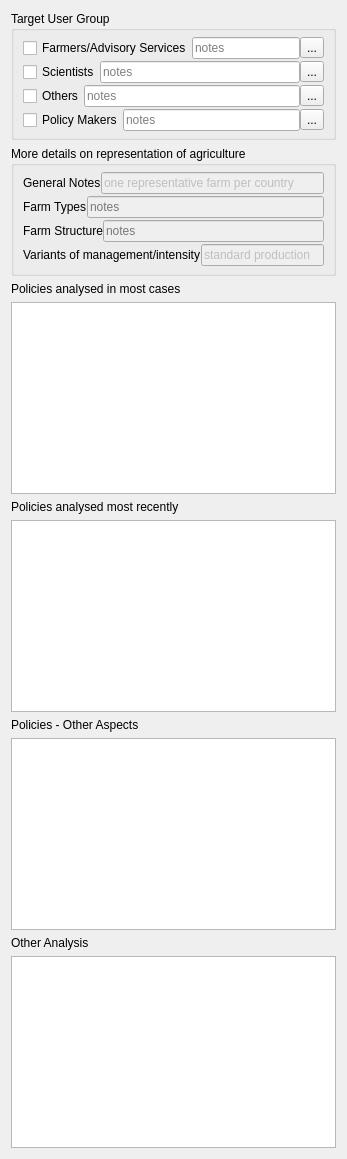
      <widget class="QWidget" name="tabUseApplication">
       <attribute name="title">
        <string>Use/Application</string>
       </attribute>
       <layout class="QGridLayout" name="gridLayout_12">
        <item row="0" column="0">
         <widget class="QGroupBox" name="groupBox_4">
          <property name="title">
           <string>Target User Group</string>
          </property>
          <layout class="QGridLayout" name="gridLayout_11">
           <property name="topMargin">
            <number>6</number>
           </property>
           <property name="bottomMargin">
            <number>6</number>
           </property>
           <property name="verticalSpacing">
            <number>2</number>
           </property>
           <item row="0" column="0">
            <layout class="QHBoxLayout" name="horizontalLayout_27">
             <item>
              <widget class="QCheckBox" name="checkBox_2">
               <property name="text">
                <string>Farmers/Advisory Services</string>
               </property>
              </widget>
             </item>
             <item>
              <widget class="QLineEdit" name="lineEdit_4">
               <property name="placeholderText">
                <string>notes</string>
               </property>
              </widget>
             </item>
             <item>
              <widget class="QToolButton" name="tlbtnUseApplicationTargetUserGroupFarmers">
               <property name="text">
                <string>...</string>
               </property>
              </widget>
             </item>
            </layout>
           </item>
           <item row="1" column="0">
            <layout class="QHBoxLayout" name="horizontalLayout_28">
             <item>
              <widget class="QCheckBox" name="checkBox_3">
               <property name="text">
                <string>Scientists</string>
               </property>
              </widget>
             </item>
             <item>
              <widget class="QLineEdit" name="lineEdit_5">
               <property name="placeholderText">
                <string>notes</string>
               </property>
              </widget>
             </item>
             <item>
              <widget class="QToolButton" name="tlbtnUseApplicationTargetUserGroupScientists">
               <property name="text">
                <string>...</string>
               </property>
              </widget>
             </item>
            </layout>
           </item>
           <item row="2" column="0">
            <layout class="QHBoxLayout" name="horizontalLayout_29">
             <item>
              <widget class="QCheckBox" name="checkBox_4">
               <property name="text">
                <string>Others</string>
               </property>
              </widget>
             </item>
             <item>
              <widget class="QLineEdit" name="lineEdit_6">
               <property name="placeholderText">
                <string>notes</string>
               </property>
              </widget>
             </item>
             <item>
              <widget class="QToolButton" name="tlbtnUseApplicationTargetUserGroupOthers">
               <property name="text">
                <string>...</string>
               </property>
              </widget>
             </item>
            </layout>
           </item>
           <item row="3" column="0">
            <layout class="QHBoxLayout" name="horizontalLayout_26">
             <item>
              <widget class="QCheckBox" name="checkBox">
               <property name="text">
                <string>Policy Makers</string>
               </property>
              </widget>
             </item>
             <item>
              <widget class="QLineEdit" name="lineEdit_3">
               <property name="placeholderText">
                <string>notes</string>
               </property>
              </widget>
             </item>
             <item>
              <widget class="QToolButton" name="tlbtnUseApplicationTargetUserGroupPolicyMakers">
               <property name="text">
                <string>...</string>
               </property>
              </widget>
             </item>
            </layout>
           </item>
          </layout>
         </widget>
        </item>
        <item row="1" column="0">
         <widget class="QGroupBox" name="grpbxlUseMoreDetailsOnRepOfAgric">
          <property name="font">
           <font>
            <pointsize>9</pointsize>
           </font>
          </property>
          <property name="title">
           <string>More details on representation of agriculture</string>
          </property>
          <layout class="QGridLayout" name="gridLayout_8">
           <property name="topMargin">
            <number>6</number>
           </property>
           <property name="bottomMargin">
            <number>7</number>
           </property>
           <property name="verticalSpacing">
            <number>2</number>
           </property>
           <item row="0" column="0">
            <layout class="QHBoxLayout" name="horizontalLayout_30">
             <item>
              <widget class="QLabel" name="lblUseGeneralNotes">
               <property name="font">
                <font>
                 <pointsize>9</pointsize>
                </font>
               </property>
               <property name="text">
                <string>General Notes</string>
               </property>
              </widget>
             </item>
             <item>
              <widget class="QLineEdit" name="leUseInputDataMoreGenNotes">
               <property name="enabled">
                <bool>false</bool>
               </property>
               <property name="sizePolicy">
                <sizepolicy hsizetype="Expanding" vsizetype="Fixed">
                 <horstretch>2</horstretch>
                 <verstretch>0</verstretch>
                </sizepolicy>
               </property>
               <property name="font">
                <font>
                 <pointsize>9</pointsize>
                </font>
               </property>
               <property name="text">
                <string>one representative farm per country</string>
               </property>
               <property name="placeholderText">
                <string>notes</string>
               </property>
              </widget>
             </item>
            </layout>
           </item>
           <item row="1" column="0">
            <layout class="QHBoxLayout" name="horizontalLayout_31">
             <item>
              <widget class="QLabel" name="lblUseFarmTypes">
               <property name="font">
                <font>
                 <pointsize>9</pointsize>
                </font>
               </property>
               <property name="text">
                <string>Farm Types</string>
               </property>
              </widget>
             </item>
             <item>
              <widget class="QLineEdit" name="leUseInputDataMoreFarmTypes">
               <property name="enabled">
                <bool>false</bool>
               </property>
               <property name="sizePolicy">
                <sizepolicy hsizetype="Expanding" vsizetype="Fixed">
                 <horstretch>2</horstretch>
                 <verstretch>0</verstretch>
                </sizepolicy>
               </property>
               <property name="font">
                <font>
                 <pointsize>9</pointsize>
                </font>
               </property>
               <property name="placeholderText">
                <string>notes</string>
               </property>
              </widget>
             </item>
            </layout>
           </item>
           <item row="2" column="0">
            <layout class="QHBoxLayout" name="horizontalLayout_32">
             <item>
              <widget class="QLabel" name="lblUseFarmStructure">
               <property name="font">
                <font>
                 <pointsize>9</pointsize>
                </font>
               </property>
               <property name="text">
                <string>Farm Structure</string>
               </property>
              </widget>
             </item>
             <item>
              <widget class="QLineEdit" name="leUseInputDataMoreFarmStructure">
               <property name="enabled">
                <bool>false</bool>
               </property>
               <property name="sizePolicy">
                <sizepolicy hsizetype="Expanding" vsizetype="Fixed">
                 <horstretch>2</horstretch>
                 <verstretch>0</verstretch>
                </sizepolicy>
               </property>
               <property name="font">
                <font>
                 <pointsize>9</pointsize>
                </font>
               </property>
               <property name="placeholderText">
                <string>notes</string>
               </property>
              </widget>
             </item>
            </layout>
           </item>
           <item row="3" column="0">
            <layout class="QHBoxLayout" name="horizontalLayout_33">
             <item>
              <widget class="QLabel" name="lblUseVariantsOfMgmtIntensity">
               <property name="font">
                <font>
                 <pointsize>9</pointsize>
                </font>
               </property>
               <property name="text">
                <string>Variants of management/intensity</string>
               </property>
              </widget>
             </item>
             <item>
              <widget class="QLineEdit" name="leUseInputDataMoreVariants">
               <property name="enabled">
                <bool>false</bool>
               </property>
               <property name="sizePolicy">
                <sizepolicy hsizetype="Expanding" vsizetype="Fixed">
                 <horstretch>2</horstretch>
                 <verstretch>0</verstretch>
                </sizepolicy>
               </property>
               <property name="font">
                <font>
                 <pointsize>9</pointsize>
                </font>
               </property>
               <property name="text">
                <string>standard production</string>
               </property>
               <property name="placeholderText">
                <string>notes</string>
               </property>
              </widget>
             </item>
            </layout>
           </item>
          </layout>
         </widget>
        </item>
        <item row="2" column="0">
         <layout class="QVBoxLayout" name="verticalLayout_7">
          <item>
           <widget class="QLabel" name="label_8">
            <property name="text">
             <string>Policies analysed in most cases</string>
            </property>
           </widget>
          </item>
          <item>
           <widget class="QTextEdit" name="textEdit_2"/>
          </item>
         </layout>
        </item>
        <item row="3" column="0">
         <layout class="QVBoxLayout" name="verticalLayout_8">
          <item>
           <widget class="QLabel" name="label_9">
            <property name="text">
             <string>Policies analysed most recently</string>
            </property>
           </widget>
          </item>
          <item>
           <widget class="QTextEdit" name="textEdit_3"/>
          </item>
         </layout>
        </item>
        <item row="4" column="0">
         <layout class="QVBoxLayout" name="verticalLayout_9">
          <item>
           <widget class="QLabel" name="label_10">
            <property name="text">
             <string>Policies - Other Aspects</string>
            </property>
           </widget>
          </item>
          <item>
           <widget class="QTextEdit" name="textEdit_4"/>
          </item>
         </layout>
        </item>
        <item row="5" column="0">
         <layout class="QVBoxLayout" name="verticalLayout_10">
          <item>
           <widget class="QLabel" name="label_3">
            <property name="text">
             <string>Other Analysis</string>
            </property>
           </widget>
          </item>
          <item>
           <widget class="QTextEdit" name="textEdit_5"/>
          </item>
         </layout>
        </item>
       </layout>
      </widget>
